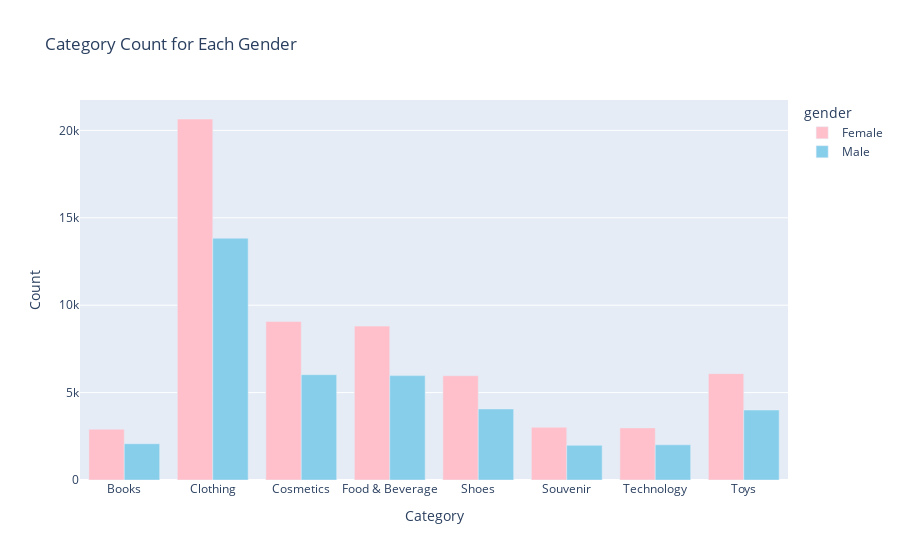

Notebook cell for this chart:
### Code cell
# another plot using plotly just for practice
gender_category_count = df.groupby(['gender', 'category']).size().reset_index(name= 'count')
px.bar(gender_category_count, x='category', y='count', color='gender',
             barmode='group', labels={'category': 'Category', 'count': 'Count'},
             title='Category Count for Each Gender',
             color_discrete_sequence=['pink','skyblue'])

### Figure 1 — Plotly figure (JSON) as saved in the notebook; plotly's stock layout.template omitted (floating-point values rounded to 4 significant figures)
{"data": [{"alignmentgroup": "True", "hovertemplate": "gender=Female<br>Category=%{x}<br>Count=%{y}<extra></extra>", "legendgroup": "Female", "marker": {"color": "pink", "pattern": {"shape": ""}}, "name": "Female", "offsetgroup": "Female", "orientation": "v", "showlegend": true, "textposition": "auto", "type": "bar", "x": ["Books", "Clothing", "Cosmetics", "Food & Beverage", "Shoes", "Souvenir", "Technology", "Toys"], "xaxis": "x", "y": [2906, 20652, 9070, 8804, 5967, 3017, 2981, 6085], "yaxis": "y"}, {"alignmentgroup": "True", "hovertemplate": "gender=Male<br>Category=%{x}<br>Count=%{y}<extra></extra>", "legendgroup": "Male", "marker": {"color": "skyblue", "pattern": {"shape": ""}}, "name": "Male", "offsetgroup": "Male", "orientation": "v", "showlegend": true, "textposition": "auto", "type": "bar", "x": ["Books", "Clothing", "Cosmetics", "Food & Beverage", "Shoes", "Souvenir", "Technology", "Toys"], "xaxis": "x", "y": [2075, 13835, 6027, 5972, 4067, 1982, 2015, 4002], "yaxis": "y"}], "layout": {"barmode": "group", "legend": {"title": {"text": "gender"}, "tracegroupgap": 0}, "title": {"text": "Category Count for Each Gender"}, "xaxis": {"anchor": "y", "domain": [0, 1], "title": {"text": "Category"}}, "yaxis": {"anchor": "x", "domain": [0, 1], "title": {"text": "Count"}}}}
